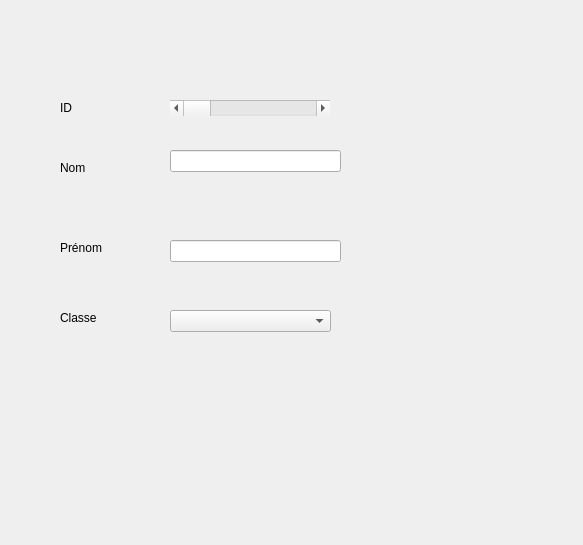
<?xml version="1.0" encoding="UTF-8"?>
<ui version="4.0">
 <class>Dialog</class>
 <widget class="QDialog" name="Dialog">
  <property name="geometry">
   <rect>
    <x>0</x>
    <y>0</y>
    <width>583</width>
    <height>545</height>
   </rect>
  </property>
  <property name="windowTitle">
   <string>Dialog</string>
  </property>
  <widget class="QLabel" name="label">
   <property name="geometry">
    <rect>
     <x>60</x>
     <y>100</y>
     <width>53</width>
     <height>16</height>
    </rect>
   </property>
   <property name="text">
    <string>ID</string>
   </property>
  </widget>
  <widget class="QLabel" name="label_2">
   <property name="geometry">
    <rect>
     <x>60</x>
     <y>160</y>
     <width>53</width>
     <height>16</height>
    </rect>
   </property>
   <property name="text">
    <string>Nom</string>
   </property>
  </widget>
  <widget class="QLabel" name="label_3">
   <property name="geometry">
    <rect>
     <x>60</x>
     <y>240</y>
     <width>53</width>
     <height>16</height>
    </rect>
   </property>
   <property name="text">
    <string>Prénom</string>
   </property>
  </widget>
  <widget class="QLabel" name="label_4">
   <property name="geometry">
    <rect>
     <x>60</x>
     <y>310</y>
     <width>53</width>
     <height>16</height>
    </rect>
   </property>
   <property name="text">
    <string>Classe</string>
   </property>
  </widget>
  <widget class="QScrollBar" name="horizontalScrollBar">
   <property name="geometry">
    <rect>
     <x>170</x>
     <y>100</y>
     <width>160</width>
     <height>16</height>
    </rect>
   </property>
   <property name="minimum">
    <number>1</number>
   </property>
   <property name="value">
    <number>1</number>
   </property>
   <property name="orientation">
    <enum>Qt::Horizontal</enum>
   </property>
  </widget>
  <widget class="QLineEdit" name="lineEdit">
   <property name="geometry">
    <rect>
     <x>170</x>
     <y>150</y>
     <width>171</width>
     <height>22</height>
    </rect>
   </property>
  </widget>
  <widget class="QLineEdit" name="lineEdit_2">
   <property name="geometry">
    <rect>
     <x>170</x>
     <y>240</y>
     <width>171</width>
     <height>22</height>
    </rect>
   </property>
  </widget>
  <widget class="QComboBox" name="comboBox">
   <property name="geometry">
    <rect>
     <x>170</x>
     <y>310</y>
     <width>161</width>
     <height>22</height>
    </rect>
   </property>
  </widget>
 </widget>
 <resources/>
 <connections/>
</ui>
